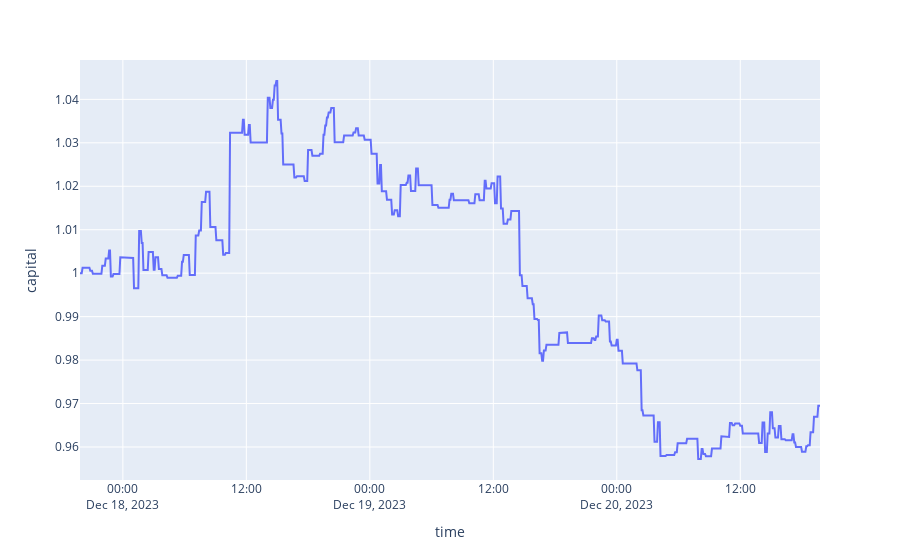

Here is the notebook cell this chart was saved with:
### Code cell
capital = 1
df['capital'] = 0
df_len = df.shape[0]
capital_ls = []
price_in = None

for ix in range(0, df_len):
    if ix < df_len - 1:
        row = df.iloc[ix]
        next_row = df.iloc[ix + 1]
        best_ask = row['best_ask']
        
        if row['prediction'] == 1:
            if price_in == None:
                price_in = row['best_bid']
        else:
            if price_in:
                pnl = (price_in - best_ask) / price_in
                # alog.info((pnl, price_in, best_ask))
                capital = capital + (capital * pnl * (1 - 0.005))
                
            price_in = None
            
    #alog.info(capital)
    capital_ls.append(capital)

df['capital'] = np.asarray(capital_ls)

px.line(df, y='capital', height=700)

### Figure 1 — Plotly figure (JSON) as saved in the notebook; plotly's stock layout.template omitted (floating-point values rounded to 4 significant figures; data arrays with more than 128 entries replaced by an {"elided": "..."} marker saying what was removed)
{"data": [{"hovertemplate": "time=%{x}<br>capital=%{y}<extra></extra>", "legendgroup": "", "line": {"color": "#636efa", "dash": "solid"}, "marker": {"symbol": "circle"}, "mode": "lines", "name": "", "orientation": "v", "showlegend": false, "type": "scatter", "x": {"elided": "861 str values"}, "xaxis": "x", "y": {"elided": "861 float values"}, "yaxis": "y"}], "layout": {"autosize": true, "legend": {"tracegroupgap": 0}, "margin": {"t": 60}, "xaxis": {"anchor": "y", "autorange": true, "domain": [0, 1], "range": ["2023-12-17 19:50", "2023-12-20 19:45"], "title": {"text": "time"}, "type": "date"}, "yaxis": {"anchor": "x", "autorange": true, "domain": [0, 1], "range": [0.9524, 1.049], "title": {"text": "capital"}, "type": "linear"}}}
